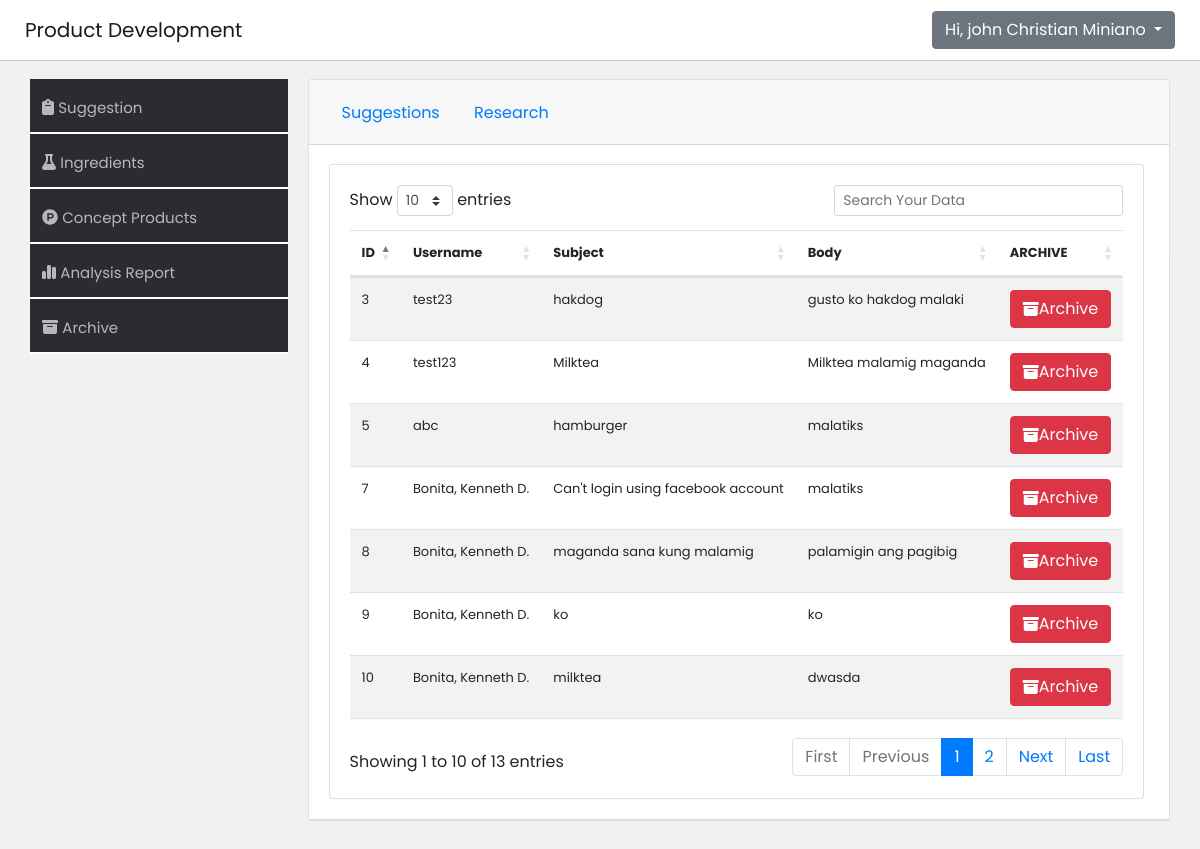
The page /product-development-system/webpage/suggestion.php (signed in) on the database its author committed.
### tables this page shows
CREATE TABLE `tbl_feedback` (
  `id` int(11) NOT NULL,
  `username` varchar(255) DEFAULT NULL,
  `subject` varchar(255) DEFAULT NULL,
  `body` varchar(255) DEFAULT NULL,
  `archive` varchar(255) DEFAULT NULL
);

### product-development-system/webpage/suggestion.php (the view, shortened to what this page needs)
<!DOCTYPE html>
<html lang="en">
<head>
    <link rel="stylesheet" href="https://stackpath.bootstrapcdn.com/bootstrap/4.2.1/css/bootstrap.min.css">
    <link rel="stylesheet" href="https://cdn.datatables.net/1.10.18/css/dataTables.bootstrap4.min.css">
    <link rel="stylesheet" href="./css/suggestion.css">
</head>
<?php
if ($_SESSION['username']) {
    $username = $_SESSION['username'];
} else {
    header("location: ../index.php");
}
?>
<body>
    <div class="navbar navbar-expand-lg navbar-light    ">
        <a class="navbar-brand" href="#">Product Development </a>
        <div class="collapse navbar-collapse" id="navbarSupportedContent">
            <form class="form-inline my-2 my-lg-0">
                <ul class="navbar-nav mr-auto">
                    <div class="btn-group">
                        <button type="button" class="btn btn-secondary dropdown-toggle" data-toggle="dropdown" aria-haspopup="true" aria-expanded="false">
                            Hi, <?php echo $username; ?>
                        </button>
                    </div>
                </ul>
            </form>
        </div>
    </div>
    <main>
        <div class="container ">
            <div class="cont-left">
                <nav>
                    <ul class="">
                        <li class="">
                            <i class="fa-solid fa-clipboard" style="color: #b8b8b8;"></i> <a class="" href="suggestion.php">Suggestion <span class="sr-only">(current)</span></a>
                        </li>
                        <div class="line"></div>
                        <li class="">
                            <i class="fa-solid fa-flask" style="color: #b8b8b8;"></i> <a class="" href="ingredient.php">Ingredients</a>
                        </li>
                        <div class="line"></div>
                        <li class="">
                            <i class="fa-brands fa-product-hunt" style="color: #b8b8b8;"></i> <a class="" href="product-concept.php">Concept Products</a>
                        </li>
                        <div class="line"></div>
                        <li class="">
                            <i class="fa-solid fa-chart-simple" style="color: #b8b8b8;"></i> <a class="" href="product-concept.php">Analysis Report</a>
                        </li>
                        <div class="line"></div>
                        <li class="">
                            <i class="fa-solid fa-box-archive" style="color: #b8b8b8;"></i> <a class="" data-toggle="collapse" href="#multiCollapseExample1" aria-expanded="false" aria-controls="multiCollapseExample1">
                                Archive
                            </a>
                        </li>
                        <div class="line"></div>
                    </ul>
                </nav>
            </div>
            <div class="cont-right">
                <div class="accordion " id="accordionExample">
                    <div class="card">
                        <div class="card-header" id="headingOne">
                            <h2 class="mb-0">
                                <button class="btn btn-link" type="button" data-toggle="collapse" data-target="#collapseOne" aria-expanded="true" aria-controls="collapseOne">
                                    Suggestions
                                </button>
                                <button class="btn btn-link collapsed" type="button" data-toggle="collapse" data-target="#collapseTwo" aria-expanded="false" aria-controls="collapseTwo">
                                    Research
                                </button>
                            </h2>
                        </div>
                        <div id="collapseOne" class="collapse show" aria-labelledby="headingOne" data-parent="#accordionExample">
                            <div class="card-body">
                                <div class="container">
                                    <div class="card">
                                        <div class="card-body">
                                            <?php
                                            include_once '../webpage/includes/db-connection.php';
                                            $query = "SELECT * FROM tbl_feedback WHERE archive ='false'";
                                            $query_run = mysqli_query($conn, $query);
                                            ?>
                                            <table id="datatableid" class="table table-striped table-responsive">
                                                <thead>
                                                    <tr>
                                                        <th scope="col"> ID</th>
                                                        <th scope="col">Username</th>
                                                        <th scope="col">Subject </th>
                                                        <th scope="col">Body</th>
                                                        <th scope="col"> ARCHIVE </th>
                                                    </tr>
                                                </thead>
                                                <tbody>
                                                    <?php
                                                    if ($query_run) {
                                                        foreach ($query_run as $row) {
                                                    ?>
                                                            <tr>
                                                                <td> <?php echo $row['id']; ?> </td>
                                                                <td> <?php echo $row['username']; ?> </td>
                                                                <td> <?php echo $row['subject']; ?> </td>
                                                                <td> <?php echo $row['body']; ?> </td>
                                                                <td>
                                                                    <button type="button" class="btn btn-danger userbtn archive"><i class="fa-solid fa-box-archive" style="color: #ffffff;"></i> Archive</button>
                                                                </td>
                                                            </tr>
                                                    <?php
                                                        }
                                                    } else {
                                                        echo "No Record Found";
                                                    }
                                                    ?>
                                                </tbody>
                                            </table>
                                        </div>
                                    </div>
                                </div>
                            </div>
                        </div>
                    </div>
                    <div class="card">
                    </div>
                </div>
            </div>
        </div>
    </main>
</body>
</html>

### product-development-system/webpage/css/suggestion.css (style rules this page uses)
* { padding: 0; margin: 0; box-sizing: border-box; font-family: 'Poppins', sans-serif; }
body { background-color: #f1f1f1; }
.navbar { display: flex; background-color: white; justify-content: space-between; border-bottom: 1px solid #c2c2c2; padding: 10px 25px 10px 25px; }
main { padding: 18px 0 18px 0; display: flex; justify-content: center; align-items: center; }
.container { display: flex; flex-direction: row; gap: 20px; margin: 0; padding: 0; }
.cont-left { width: 23%; height: auto; }
.cont-right { width: 77%; height: 100%; }
nav { width: auto; height: auto; background-color: #2d2b32; }
nav ul { list-style: none; width: 100%; }
nav ul li { display: inline-block; width: 100%; background-color: #2d2b32; padding: 12px; margin-top: 5px; transition: transform 0.3s ease; cursor: pointer; }
nav ul li a { text-decoration: none; color: #b8b8b8; font-size: 15px; font-weight: 400; }
.line { border: 1px solid white; }
table { width: 100%; height: 500px; font-size: 13px; }
.archive { display:flex; justify-content: center; align-items: center; }

### rows shown on the page
tbl_feedback: id "3", username "test23", subject "hakdog", body "gusto ko hakdog malaki"
tbl_feedback: id "4", username "test123", subject "Milktea", body "Milktea malamig maganda"
tbl_feedback: id "5", username "abc", subject "hamburger", body "malatiks"
tbl_feedback: id "7", username "Bonita, Kenneth D.", subject "Can't login using facebook account", body "malatiks"
tbl_feedback: id "8", username "Bonita, Kenneth D.", subject "maganda sana kung malamig", body "palamigin ang pagibig"
tbl_feedback: id "9", username "Bonita, Kenneth D.", subject "ko", body "ko"
tbl_feedback: id "10", username "Bonita, Kenneth D.", subject "milktea", body "dwasda"

### other values the page prints
$username "john Christian Miniano"
